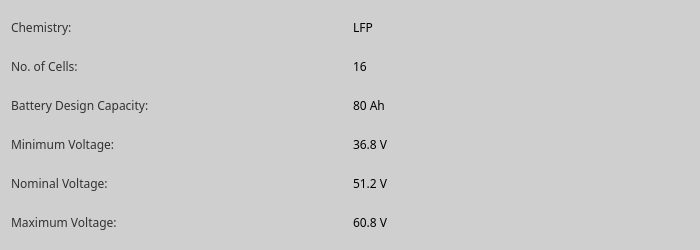
     <widget class="QFrame" name="cell_chemistry_frame">
      <property name="sizePolicy">
       <sizepolicy hsizetype="MinimumExpanding" vsizetype="Minimum">
        <horstretch>0</horstretch>
        <verstretch>0</verstretch>
       </sizepolicy>
      </property>
      <property name="minimumSize">
       <size>
        <width>700</width>
        <height>250</height>
       </size>
      </property>
      <property name="styleSheet">
       <string notr="true">background-color: rgb(207, 207, 207);
border-radius:10px;
font:  &quot;Montserrat&quot;;</string>
      </property>
      <property name="frameShape">
       <enum>QFrame::StyledPanel</enum>
      </property>
      <property name="frameShadow">
       <enum>QFrame::Raised</enum>
      </property>
      <layout class="QVBoxLayout" name="verticalLayout_5">
       <item>
        <layout class="QGridLayout" name="gridLayout_5">
         <item row="0" column="0">
          <widget class="QLabel" name="chemistry_label">
           <property name="font">
            <font>
             <family>Montserrat</family>
             <pointsize>9</pointsize>
             <weight>50</weight>
             <italic>false</italic>
             <bold>false</bold>
            </font>
           </property>
           <property name="styleSheet">
            <string notr="true">color: rgb(50, 50, 50);
font: 9pt &quot;Montserrat&quot;;</string>
           </property>
           <property name="text">
            <string>Chemistry:</string>
           </property>
          </widget>
         </item>
         <item row="0" column="1">
          <widget class="QLabel" name="chemistry">
           <property name="font">
            <font>
             <family>Montserrat</family>
             <pointsize>9</pointsize>
             <weight>50</weight>
             <italic>false</italic>
             <bold>false</bold>
            </font>
           </property>
           <property name="styleSheet">
            <string notr="true">color: rgb(0,0,0);
font: 9pt &quot;Montserrat&quot;;</string>
           </property>
           <property name="text">
            <string>LFP</string>
           </property>
          </widget>
         </item>
         <item row="1" column="0">
          <widget class="QLabel" name="cells_label">
           <property name="font">
            <font>
             <family>Montserrat</family>
             <pointsize>9</pointsize>
             <weight>50</weight>
             <italic>false</italic>
             <bold>false</bold>
            </font>
           </property>
           <property name="styleSheet">
            <string notr="true">color: rgb(50, 50, 50);
font: 9pt &quot;Montserrat&quot;;</string>
           </property>
           <property name="text">
            <string>No. of Cells:</string>
           </property>
          </widget>
         </item>
         <item row="1" column="1">
          <widget class="QLabel" name="cells">
           <property name="font">
            <font>
             <family>Montserrat</family>
             <pointsize>9</pointsize>
             <weight>50</weight>
             <italic>false</italic>
             <bold>false</bold>
            </font>
           </property>
           <property name="styleSheet">
            <string notr="true">color: rgb(0,0,0);
font: 9pt &quot;Montserrat&quot;;</string>
           </property>
           <property name="text">
            <string>16</string>
           </property>
          </widget>
         </item>
         <item row="2" column="0">
          <widget class="QLabel" name="design_capacity_label">
           <property name="font">
            <font>
             <family>Montserrat</family>
             <pointsize>9</pointsize>
             <weight>50</weight>
             <italic>false</italic>
             <bold>false</bold>
            </font>
           </property>
           <property name="styleSheet">
            <string notr="true">color: rgb(50, 50, 50);
font: 9pt &quot;Montserrat&quot;;</string>
           </property>
           <property name="text">
            <string>Battery Design Capacity:</string>
           </property>
          </widget>
         </item>
         <item row="2" column="1">
          <widget class="QLabel" name="design_capacity">
           <property name="font">
            <font>
             <family>Montserrat</family>
             <pointsize>9</pointsize>
             <weight>50</weight>
             <italic>false</italic>
             <bold>false</bold>
            </font>
           </property>
           <property name="styleSheet">
            <string notr="true">color: rgb(0,0,0);
font: 9pt &quot;Montserrat&quot;;</string>
           </property>
           <property name="text">
            <string>80 Ah</string>
           </property>
          </widget>
         </item>
         <item row="3" column="0">
          <widget class="QLabel" name="battery_min_v_label">
           <property name="font">
            <font>
             <family>Montserrat</family>
             <pointsize>9</pointsize>
             <weight>50</weight>
             <italic>false</italic>
             <bold>false</bold>
            </font>
           </property>
           <property name="styleSheet">
            <string notr="true">color: rgb(50, 50, 50);
font: 9pt &quot;Montserrat&quot;;</string>
           </property>
           <property name="text">
            <string>Minimum Voltage:</string>
           </property>
          </widget>
         </item>
         <item row="3" column="1">
          <widget class="QLabel" name="battery_min_v">
           <property name="font">
            <font>
             <family>Montserrat</family>
             <pointsize>9</pointsize>
             <weight>50</weight>
             <italic>false</italic>
             <bold>false</bold>
            </font>
           </property>
           <property name="styleSheet">
            <string notr="true">color: rgb(0,0,0);
font: 9pt &quot;Montserrat&quot;;</string>
           </property>
           <property name="text">
            <string>36.8 V</string>
           </property>
          </widget>
         </item>
         <item row="4" column="0">
          <widget class="QLabel" name="nominal_v_label">
           <property name="font">
            <font>
             <family>Montserrat</family>
             <pointsize>9</pointsize>
             <weight>50</weight>
             <italic>false</italic>
             <bold>false</bold>
            </font>
           </property>
           <property name="styleSheet">
            <string notr="true">color: rgb(50, 50, 50);
font: 9pt &quot;Montserrat&quot;;</string>
           </property>
           <property name="text">
            <string>Nominal Voltage:</string>
           </property>
          </widget>
         </item>
         <item row="4" column="1">
          <widget class="QLabel" name="nominal_v">
           <property name="font">
            <font>
             <family>Montserrat</family>
             <pointsize>9</pointsize>
             <weight>50</weight>
             <italic>false</italic>
             <bold>false</bold>
            </font>
           </property>
           <property name="styleSheet">
            <string notr="true">color: rgb(0,0,0);
font: 9pt &quot;Montserrat&quot;;</string>
           </property>
           <property name="text">
            <string>51.2 V</string>
           </property>
          </widget>
         </item>
         <item row="5" column="0">
          <widget class="QLabel" name="battery_max_v_label">
           <property name="font">
            <font>
             <family>Montserrat</family>
             <pointsize>9</pointsize>
             <weight>50</weight>
             <italic>false</italic>
             <bold>false</bold>
            </font>
           </property>
           <property name="styleSheet">
            <string notr="true">color: rgb(50, 50, 50);
font: 9pt &quot;Montserrat&quot;;</string>
           </property>
           <property name="text">
            <string>Maximum Voltage:</string>
           </property>
          </widget>
         </item>
         <item row="5" column="1">
          <widget class="QLabel" name="battery_max_v">
           <property name="font">
            <font>
             <family>Montserrat</family>
             <pointsize>9</pointsize>
             <weight>50</weight>
             <italic>false</italic>
             <bold>false</bold>
            </font>
           </property>
           <property name="styleSheet">
            <string notr="true">color: rgb(0,0,0);
font: 9pt &quot;Montserrat&quot;;</string>
           </property>
           <property name="text">
            <string>60.8 V</string>
           </property>
          </widget>
         </item>
        </layout>
       </item>
      </layout>
     </widget>
